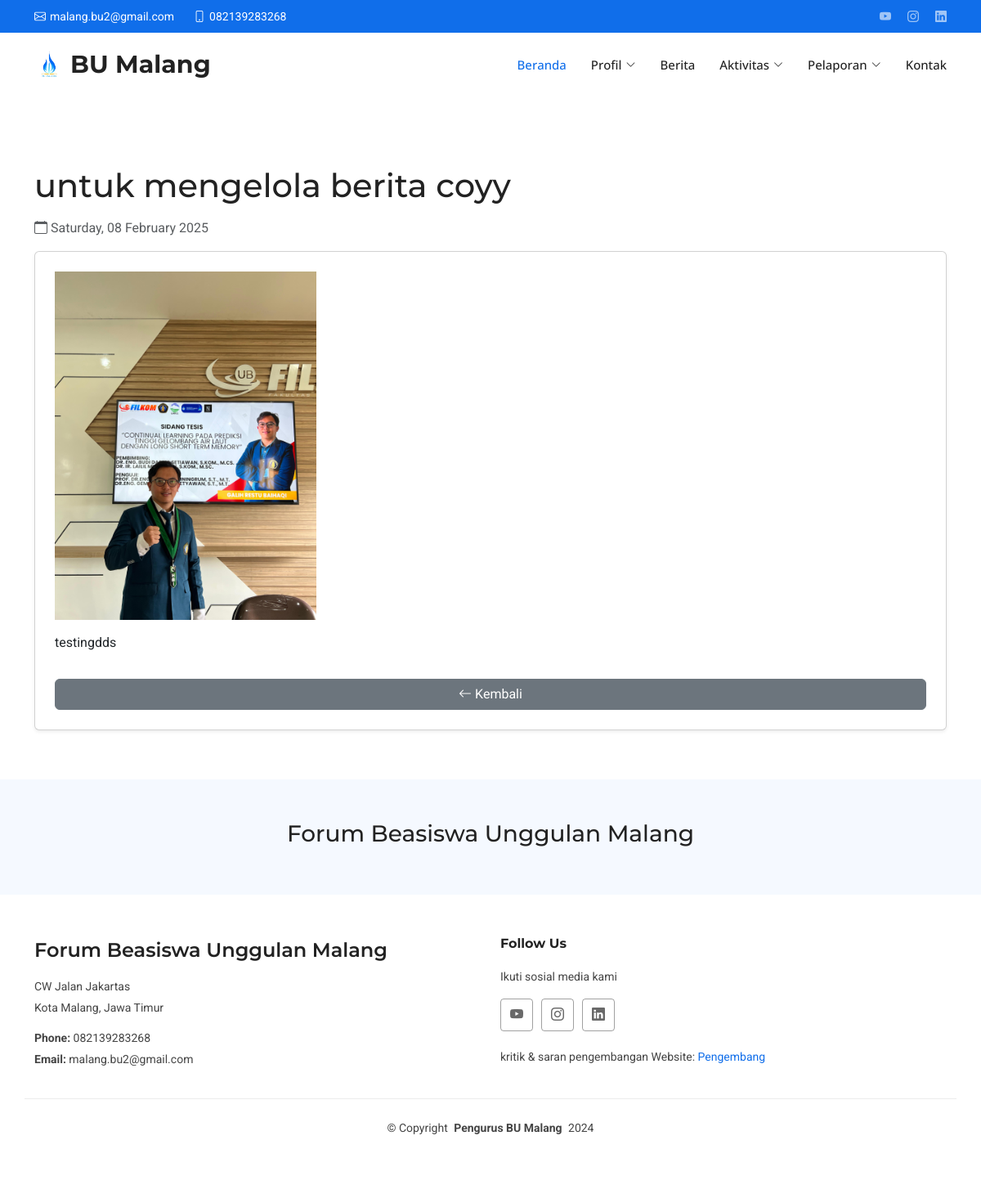
Screenshot of /pages/berita/pages-berita.php?id=9 with the database file from the repository.
### tables this page shows
CREATE TABLE `footer` (
  `id_footer` int(11) NOT NULL,
  `alamat_bu` varchar(255) NOT NULL,
  `nomor_bu` varchar(255) NOT NULL,
  `email_bu` varchar(255) NOT NULL,
  `youtube_bu` varchar(255) NOT NULL,
  `ig_bu` varchar(255) NOT NULL,
  `linkedin_bu` varchar(255) NOT NULL,
  `pengembang_bu` varchar(255) NOT NULL
);

CREATE TABLE `berita` (
  `id_berita` int(11) NOT NULL,
  `waktu` datetime NOT NULL,
  `judul_berita` varchar(255) NOT NULL,
  `isi_berita` longtext NOT NULL,
  `gambar` varchar(255) NOT NULL
);

### pages/berita/pages-berita.php (the view, shortened to what this page needs)
<?php
include '../../connections/conn.php';
if (isset($_GET['id'])) {
    $id_berita = $_GET['id'];
    $stmt = $conn->prepare("SELECT judul_berita, isi_berita, waktu, gambar FROM berita WHERE id_berita = ?");
    $stmt->bind_param("i", $id_berita);
    $stmt->execute();
    $result = $stmt->get_result();
    if ($row = $result->fetch_assoc()) {
        $judul_berita = htmlspecialchars($row['judul_berita']);
        $isi_berita = nl2br(htmlspecialchars($row['isi_berita']));
        $waktu = date('l, d F Y', strtotime($row['waktu']));
        $gambar = !empty($row['gambar']) ? htmlspecialchars($row['gambar']) : null;
    } else {
        echo "<script>alert('Berita tidak ditemukan!'); window.location='berita.php';</script>";
        exit;
    }
} else {
    echo "<script>alert('ID tidak ditemukan!'); window.location='berita.php';</script>";
    exit;
}
$query = "SELECT * FROM footer";
$result = $conn->query($query);
$row = $result->fetch_assoc();
$footer = [
    "alamat_bu" => $row['alamat_bu'],
    "nomor_bu" => $row['nomor_bu'],
    "email_bu" => $row['email_bu'],
    "youtube_bu" => $row['youtube_bu'],
    "ig_bu" => $row['ig_bu'],
    "linkedin_bu" => $row['linkedin_bu'],
    "pengembang_bu" => $row['pengembang_bu'],
];
?>
<!DOCTYPE html>
<html lang="en">
<?php include '../../components/head.php' ?>
<body class="index-page">
    <header id="header" class="header sticky-top">
        <div class="topbar d-flex align-items-center">
            <div class="container d-flex justify-content-center justify-content-md-between">
                <div class="contact-info d-flex align-items-center">
                    <i class="bi bi-envelope d-flex align-items-center"><a href="<?= $footer['email_bu'] ?>"><?= $footer['email_bu'] ?></a></i>
                    <i class="bi bi-phone d-flex align-items-center ms-4"><span><?= $footer['nomor_bu'] ?></span></i>
                </div>
                <div class="social-links d-none d-md-flex align-items-center">
                    <a href="<?= $footer['youtube_bu'] ?>" class="youtube"><i class="bi bi-youtube"></i></a>
                    <a href="<?= $footer['ig_bu'] ?>" class="instagram"><i class="bi bi-instagram"></i></a>
                    <a href="<?= $footer['linkedin_bu'] ?>" class="linkedin"><i class="bi bi-linkedin"></i></a>
                </div>
            </div>
        </div>
        <div class="branding d-flex align-items-cente">
            <div class="container position-relative d-flex align-items-center justify-content-between">
                <?php include '../../components/navbar.php' ?>
            </div>
        </div>
    </header>
    <main class="main">
        <section id="contents" class="contents section">
            <div class="container mt-4">
                <h1 class="mb-3"><?= $judul_berita; ?></h1>
                <p class="text-muted"><i class="bi bi-calendar"></i> <?= $waktu; ?></p>
                <div class="card p-4 shadow-sm">
                    <?php if (!empty($gambar)) : ?>
                        <img src="/BU-Malang-2025/adminbu/assets/assets/berita/<?= $gambar; ?>"
                            alt="Gambar Berita" class="img-fluid mb-3" style="max-width: 30%; height: auto;">
                    <?php endif; ?>
                    <p><?= $isi_berita; ?></p>
                    <a href="javascript:history.back()" class="btn btn-secondary mt-3">
                        <i class="bi bi-arrow-left"></i> Kembali
                    </a>
                </div>
            </div>
        </section>
    </main>
    <footer id="footer" class="footer">
        <div class="footer-newsletter">
            <div class="container">
                <div class="row justify-content-center text-center">
                    <div class="col-lg-6">
                        <h3>Forum Beasiswa Unggulan Malang</h5>
                    </div>
                </div>
            </div>
        </div>
        <div class="container footer-top">
            <?php include '../../components/footer.php' ?>
        </div>
        <div class="container copyright text-center mt-4">
            <p>© <span>Copyright</span> <strong class="px-1 sitename">Pengurus BU Malang</strong> <span>2024</span></p>
        </div>
    </footer>
</body>
</html>

### components/footer.php
<div class="row gy-4">
    <div class="col-lg-6 col-md-12 footer-about">
        <a href="index.html" class="d-flex align-items-center">
            <span class="sitename">Forum Beasiswa Unggulan Malang</span>
        </a>
        <div class="footer-contact pt-3">
            <p><?= $footer['alamat_bu'] ?></p>
            <p>Kota Malang, Jawa Timur</p>
            <p class="mt-3"><strong>Phone:</strong> <span><?= $footer['nomor_bu'] ?></span></p>
            <p><strong>Email:</strong> <span><?= $footer['email_bu'] ?></span></p>
        </div>
    </div>
    <div class="col-lg-6 col-md-12">
        <h4>Follow Us</h4>
        <p>Ikuti sosial media kami</p>
        <div class="social-links d-flex">
            <a href="<?= $footer['youtube_bu'] ?>" target="_blank"><i class="bi bi-youtube"></i></a>
            <a href="<?= $footer['ig_bu'] ?>" target="_blank"><i class="bi bi-instagram"></i></a>
            <a href="<?= $footer['linkedin_bu'] ?>" target="_blank"><i class="bi bi-linkedin"></i></a>
        </div>
        <br>
        <p>kritik & saran pengembangan Website: <a href="https://wa.me/<?= $footer['pengembang_bu'] ?>" target="_blank">Pengembang</a> </p>
    </div>
</div>

### assets/css/main.css (style rules this page uses)
:root { --default-font: "Roboto", system-ui, -apple-system, "Segoe UI", Roboto, "Helvetica Neue", Arial, "Noto Sans", "Liberation Sans", sans-serif, "Apple Color Emoji", "Segoe UI Emoji", "Segoe UI Symbol", "Noto Color Emoji"; --heading-font: "Montserrat", sans-serif; --nav-font: "Open Sans", sans-serif; }
:root { --background-color: #ffffff; --default-color: #444444; --heading-color: #222222; --accent-color: #106eea; --surface-color: #ffffff; --contrast-color: #ffffff; }
:root { --nav-color: #222222; --nav-hover-color: #106eea; --nav-mobile-background-color: #ffffff; --nav-dropdown-background-color: #ffffff; --nav-dropdown-color: #222222; --nav-dropdown-hover-color: #106eea; }
:root { scroll-behavior: smooth; }
body { color: var(--default-color); background-color: var(--background-color); font-family: var(--default-font); }
a { color: var(--accent-color); text-decoration: none; transition: 0.3s; }
h1, h2, h3, h4, h5, h6 { color: var(--heading-color); font-family: var(--heading-font); }
.header { color: var(--default-color); transition: all 0.5s; z-index: 997; background-color: var(--background-color); }
.header .topbar { background-color: var(--accent-color); height: 40px; padding: 0; font-size: 14px; transition: all 0.5s; }
.header .topbar .contact-info i { font-style: normal; color: var(--contrast-color); }
.header .topbar .contact-info i a, .header .topbar .contact-info i span { padding-left: 5px; color: var(--contrast-color); }
.header .topbar .contact-info i a { line-height: 0; transition: 0.3s; }
.header .topbar .social-links a { color: color-mix(in srgb, var(--contrast-color), transparent 40%); line-height: 0; transition: 0.3s; margin-left: 20px; }
.header .branding { background-color: var(--background-color); min-height: 60px; padding: 10px 0; }
.footer { color: var(--default-color); background-color: var(--background-color); font-size: 14px; padding-bottom: 50px; position: relative; }
.footer .footer-newsletter { background-color: color-mix(in srgb, var(--accent-color), transparent 96%); padding: 50px 0; }
.footer .footer-top { padding-top: 50px; }
.footer .social-links a { display: flex; align-items: center; justify-content: center; width: 40px; height: 40px; border-radius: 4px; border: 1px solid color-mix(in srgb, var(--default-color), transparent 50%); font-size: 16px; color: color-mix(in srgb, var(--default-color), transparent 20%); margin-right: 10px; transition: 0.3s; }
.footer h4 { font-size: 16px; font-weight: bold; position: relative; padding-bottom: 12px; }
.footer .footer-about a { color: var(--heading-color); font-size: 24px; font-weight: 600; font-family: var(--heading-font); }
.footer .footer-contact p { margin-bottom: 5px; }
.footer .copyright { padding-top: 25px; padding-bottom: 25px; border-top: 1px solid color-mix(in srgb, var(--default-color), transparent 90%); }
.footer .copyright p { margin-bottom: 0; }
section, .section { color: var(--default-color); background-color: var(--background-color); padding: 60px 0; scroll-margin-top: 78px; overflow: clip; }

### rows the page displays
footer: email_bu "malang.bu2@gmail.com", nomor_bu "082139283268", alamat_bu "CW Jalan Jakartas"
berita: judul_berita "untuk mengelola berita coyy", waktu "Saturday, 08 February 2025", gambar (picture), isi_berita "testingdds"
